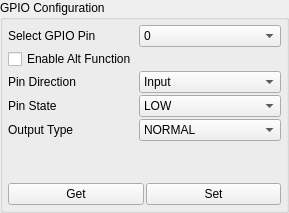
                 <widget class="QGroupBox" name="groupBox_GPIOConfig">
                  <property name="title">
                   <string>GPIO Configuration</string>
                  </property>
                  <layout class="QVBoxLayout" name="verticalLayout_29">
                   <property name="spacing">
                    <number>2</number>
                   </property>
                   <property name="leftMargin">
                    <number>5</number>
                   </property>
                   <property name="topMargin">
                    <number>5</number>
                   </property>
                   <property name="rightMargin">
                    <number>5</number>
                   </property>
                   <property name="bottomMargin">
                    <number>5</number>
                   </property>
                   <item>
                    <layout class="QGridLayout" name="gridLayout_24">
                     <item row="1" column="1">
                      <widget class="QCheckBox" name="checkBox_GPIOEnAltFun">
                       <property name="text">
                        <string>Enable Alt Function</string>
                       </property>
                      </widget>
                     </item>
                     <item row="0" column="1">
                      <widget class="QLabel" name="label_GPIOSelPin">
                       <property name="text">
                        <string>Select GPIO Pin</string>
                       </property>
                      </widget>
                     </item>
                     <item row="2" column="1">
                      <widget class="QLabel" name="label_GPIOPinDir">
                       <property name="text">
                        <string>Pin Direction</string>
                       </property>
                      </widget>
                     </item>
                     <item row="2" column="2">
                      <widget class="QComboBox" name="comboBox_GPIOPinDir">
                       <item>
                        <property name="text">
                         <string>Input</string>
                        </property>
                       </item>
                       <item>
                        <property name="text">
                         <string>Output</string>
                        </property>
                       </item>
                      </widget>
                     </item>
                     <item row="3" column="1">
                      <widget class="QLabel" name="label_GPIOPinState">
                       <property name="text">
                        <string>Pin State</string>
                       </property>
                      </widget>
                     </item>
                     <item row="3" column="2">
                      <widget class="QComboBox" name="comboBox_GPIOPinState">
                       <item>
                        <property name="text">
                         <string>LOW</string>
                        </property>
                       </item>
                       <item>
                        <property name="text">
                         <string>HIGH</string>
                        </property>
                       </item>
                      </widget>
                     </item>
                     <item row="0" column="2">
                      <widget class="QComboBox" name="comboBox_GPIOPin">
                       <item>
                        <property name="text">
                         <string>0</string>
                        </property>
                       </item>
                       <item>
                        <property name="text">
                         <string>FAN PWM</string>
                        </property>
                       </item>
                       <item>
                        <property name="text">
                         <string>2</string>
                        </property>
                       </item>
                       <item>
                        <property name="text">
                         <string>LED STATUS RED</string>
                        </property>
                       </item>
                       <item>
                        <property name="text">
                         <string>LED STATUS GRN</string>
                        </property>
                       </item>
                       <item>
                        <property name="text">
                         <string>5</string>
                        </property>
                       </item>
                       <item>
                        <property name="text">
                         <string>6</string>
                        </property>
                       </item>
                       <item>
                        <property name="text">
                         <string>FAN LOCKED</string>
                        </property>
                       </item>
                       <item>
                        <property name="text">
                         <string>I2C1 SCL</string>
                        </property>
                       </item>
                       <item>
                        <property name="text">
                         <string>I2C1 SDA</string>
                        </property>
                       </item>
                       <item>
                        <property name="text">
                         <string>TRIG OUT 1</string>
                        </property>
                       </item>
                       <item>
                        <property name="text">
                         <string>11</string>
                        </property>
                       </item>
                       <item>
                        <property name="text">
                         <string>12</string>
                        </property>
                       </item>
                       <item>
                        <property name="text">
                         <string>13</string>
                        </property>
                       </item>
                       <item>
                        <property name="text">
                         <string>14</string>
                        </property>
                       </item>
                       <item>
                        <property name="text">
                         <string>15</string>
                        </property>
                       </item>
                       <item>
                        <property name="text">
                         <string>FLASH ADDR 21</string>
                        </property>
                       </item>
                       <item>
                        <property name="text">
                         <string>FLASH ADDR 22</string>
                        </property>
                       </item>
                       <item>
                        <property name="text">
                         <string>USB ENZ</string>
                        </property>
                       </item>
                       <item>
                        <property name="text">
                         <string>HOLD IN BOOT</string>
                        </property>
                       </item>
                       <item>
                        <property name="text">
                         <string>20</string>
                        </property>
                       </item>
                       <item>
                        <property name="text">
                         <string>21</string>
                        </property>
                       </item>
                       <item>
                        <property name="text">
                         <string>PWR ON/OFF</string>
                        </property>
                       </item>
                       <item>
                        <property name="text">
                         <string>EXT PWR ON</string>
                        </property>
                       </item>
                       <item>
                        <property name="text">
                         <string>24</string>
                        </property>
                       </item>
                       <item>
                        <property name="text">
                         <string>25</string>
                        </property>
                       </item>
                       <item>
                        <property name="text">
                         <string>INIT DONE</string>
                        </property>
                       </item>
                       <item>
                        <property name="text">
                         <string>27</string>
                        </property>
                       </item>
                       <item>
                        <property name="text">
                         <string>28</string>
                        </property>
                       </item>
                       <item>
                        <property name="text">
                         <string>29</string>
                        </property>
                       </item>
                       <item>
                        <property name="text">
                         <string>I2C/USB ADDR CFG</string>
                        </property>
                       </item>
                       <item>
                        <property name="text">
                         <string>TRIG IN 1</string>
                        </property>
                       </item>
                       <item>
                        <property name="text">
                         <string>TRIG IN 2</string>
                        </property>
                       </item>
                       <item>
                        <property name="text">
                         <string>33</string>
                        </property>
                       </item>
                       <item>
                        <property name="text">
                         <string>34</string>
                        </property>
                       </item>
                       <item>
                        <property name="text">
                         <string>35</string>
                        </property>
                       </item>
                       <item>
                        <property name="text">
                         <string>36</string>
                        </property>
                       </item>
                       <item>
                        <property name="text">
                         <string>TRIG OUT 2</string>
                        </property>
                       </item>
                      </widget>
                     </item>
                     <item row="4" column="1">
                      <widget class="QLabel" name="label_GPIOOutputType">
                       <property name="text">
                        <string>Output Type</string>
                       </property>
                      </widget>
                     </item>
                     <item row="4" column="2">
                      <widget class="QComboBox" name="comboBox_GPIOOutType">
                       <item>
                        <property name="text">
                         <string>NORMAL</string>
                        </property>
                       </item>
                       <item>
                        <property name="text">
                         <string>OPEN DRAIN</string>
                        </property>
                       </item>
                      </widget>
                     </item>
                    </layout>
                   </item>
                   <item>
                    <spacer name="verticalSpacer_21">
                     <property name="orientation">
                      <enum>Qt::Vertical</enum>
                     </property>
                     <property name="sizeHint" stdset="0">
                      <size>
                       <width>20</width>
                       <height>40</height>
                      </size>
                     </property>
                    </spacer>
                   </item>
                   <item>
                    <layout class="QHBoxLayout" name="horizontalLayout_29">
                     <item>
                      <widget class="QPushButton" name="pushBox_GetGPIOConfig">
                       <property name="text">
                        <string>Get</string>
                       </property>
                      </widget>
                     </item>
                     <item>
                      <widget class="QPushButton" name="pushBox_SetGPIOConfig">
                       <property name="text">
                        <string>Set</string>
                       </property>
                      </widget>
                     </item>
                    </layout>
                   </item>
                  </layout>
                 </widget>
